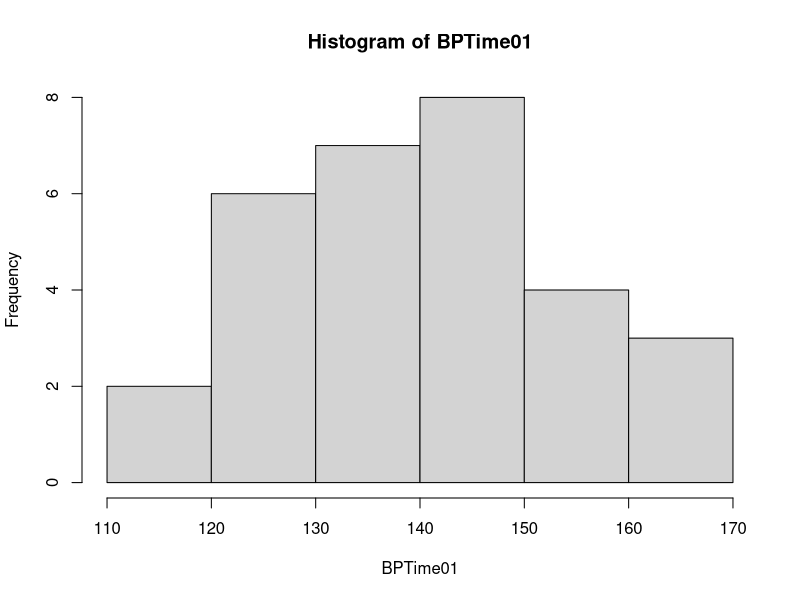

The R script that drew this image:
# Blood pressure data 
dfBloodPressure <- read.csv("dsCardamom.csv")

# Blood pressure at time 1
BPTime01 <- dfBloodPressure$Before 

# Custom function to get mode(s)
getModes <- function(v, na.rm = TRUE) {
     if (na.rm) v <- v[!is.na(v)] # remove NA if TRUE
     tab <- table(v)
     maxFreq <- max(tab)
     modes <- names(tab)[tab == maxFreq]
     return(modes)
}

# Mean, median, mode
mean(BPTime01)
#[1] 139.4
median((BPTime01))
#[1] 139
getModes(BPTime01)
#[1] "142"

hist(BPTime01)
